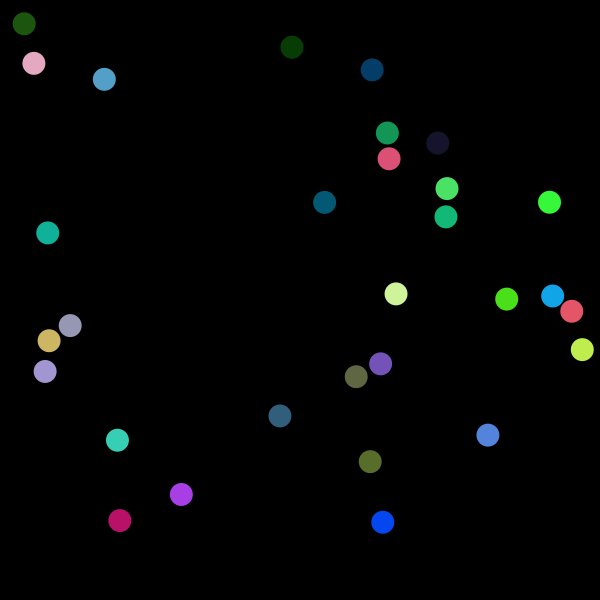
Frame 1 (no input)
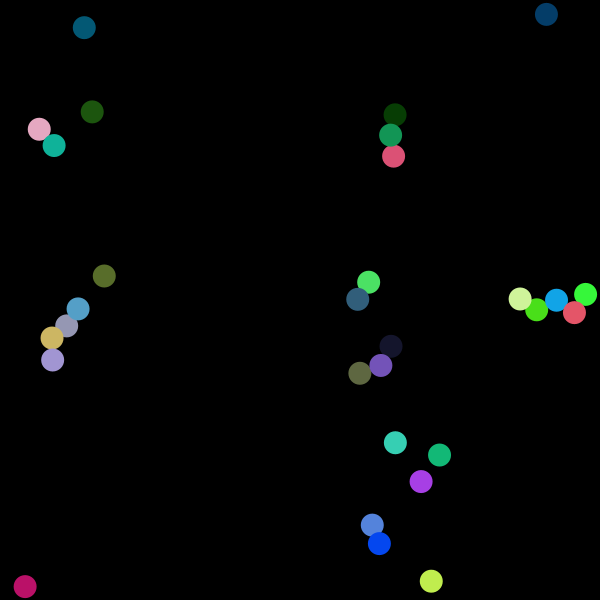
Frame 60 (the mouse pressed at the canvas centre just before this capture)
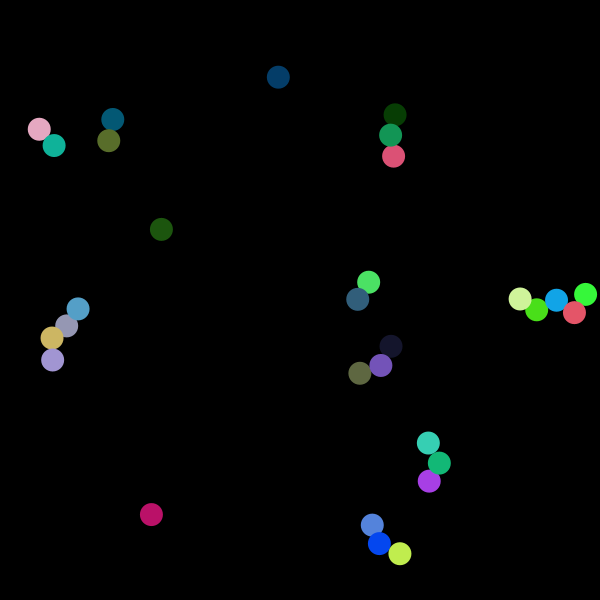
Frame 120 (the mouse held since frame 60 and released just before this capture)

The Processing sketch that drew these frames (run headless with seeded random() and noise(); from frame 60 on, the mouse is pressed at the canvas centre):

// Processing sketch: demo_collision02
// ── demo_collision02.pde
//Chain Reaction

int NUM_BALLS = 30; 

//global array for Balls
Ball[] balls;

//setup fxn runs once, at program startup
void setup() {
  size( 600, 600 );
  background(0);
  noStroke();
  initBallsArray();
}

void draw() {
  background(0);

  for ( int i=0; i < balls.length; i++ ) {
    for ( int j=i+1; j < balls.length; j++ ) {
      //print("*** testing for collision");    
      //println(" b/t Ball #" + i + " and Ball #" + j + "... ***");    
      if ( balls[i].isTouching( balls[j] ) ) {
        balls[i].movex = 0;
        balls[i].movey = 0;
        balls[j].movex = 0;
        balls[j].movey = 0;
      }
    }
  }

  for ( int i = 0; i < balls.length; i++ ) {
    println("*** moving Ball #" + i + "... ***");    
    balls[i].move();
    balls[i].display();
  }
}//end draw

void initBallsArray() {
  println("*** Declaring balls array ... ***");
  balls = new Ball[NUM_BALLS];
  for ( int i=0; i < balls.length; i++ ) {
    println("*** instantiating Ball #" + i + "... ***");
    balls[i] = new Ball();
  }
}


// ── Ball.pde
class Ball {

  final static float DEFAULT_SIZE = 23;

  float bDiam;
  float bx;
  float by;
  float movex;
  float movey;
  color bColor;
  int state;


  //default constructor
  Ball() {
    bDiam = DEFAULT_SIZE;
    bx = random(width - bDiam) + bDiam/2;
    by = random(height - bDiam) + bDiam/2;
    movex = random(10) - 5;
    movey = random(10) - 5;
    bColor = color(random(256), random(256), random(256));
  }

  void display() {
      fill( bColor );
      ellipse( bx, by, bDiam, bDiam );
  }

  void move() {
    bx+= movex;
    by+= movey;

    if (bx <= 0 + bDiam/2 || bx >= width - bDiam/2) {
      movex*= -1;
    }
    if (by <= 0 + bDiam/2 || by >= height - bDiam/2) {
      movey *= -1;
    }
  }

  //simple collision detection
  boolean isTouching( Ball other ) {
    return dist(bx, by, other.bx, other.by) <= bDiam;
  }

}//end class Ball
